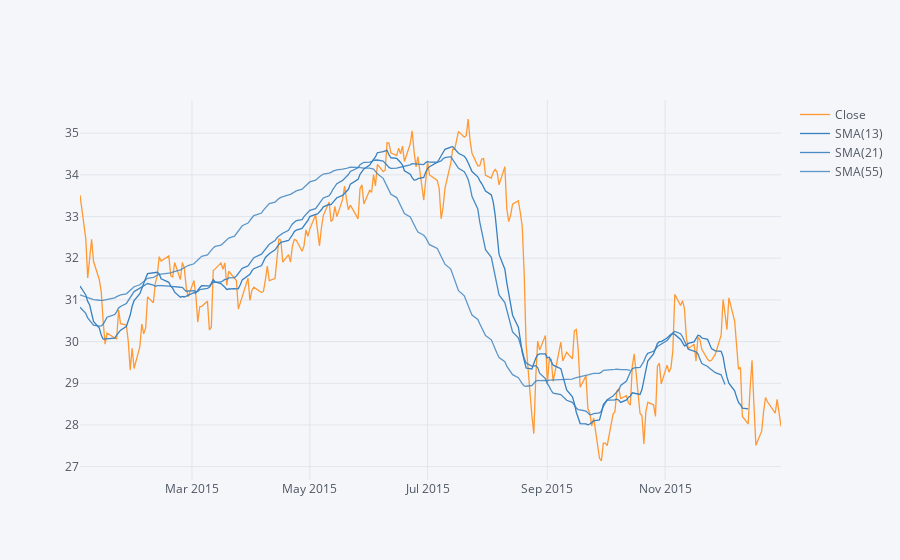

Notebook cell for this chart:
### Code cell
MS['Close'][MS.index.year == 2015].ta_plot(study='sma',periods=[13,21,55],title='Simple Moving Averages')

### Figure 1 — Plotly figure (JSON) as saved in the notebook; plotly's stock layout.template omitted (floating-point values rounded to 4 significant figures; data arrays with more than 128 entries replaced by an {"elided": "..."} marker saying what was removed)
{"data": [{"line": {"color": "rgba(255, 153, 51, 1.0)", "dash": "solid", "shape": "linear", "width": 1.3}, "mode": "lines", "name": "Close", "text": "", "type": "scatter", "x": {"elided": "252 str values"}, "y": {"elided": "252 float values"}}, {"line": {"color": "rgba(55, 128, 191, 1.0)", "dash": "solid", "shape": "linear", "width": 1.3}, "mode": "lines", "name": "SMA(13)", "text": "", "type": "scatter", "x": {"elided": "252 str values"}, "y": {"elided": "252 mixed values"}}, {"line": {"color": "rgba(55, 128, 191, 0.8999999999999999)", "dash": "solid", "shape": "linear", "width": 1.3}, "mode": "lines", "name": "SMA(21)", "text": "", "type": "scatter", "x": {"elided": "252 str values"}, "y": {"elided": "252 mixed values"}}, {"line": {"color": "rgba(55, 128, 191, 0.7999999999999998)", "dash": "solid", "shape": "linear", "width": 1.3}, "mode": "lines", "name": "SMA(55)", "text": "", "type": "scatter", "x": {"elided": "252 str values"}, "y": {"elided": "252 mixed values"}}], "layout": {"legend": {"bgcolor": "#F5F6F9", "font": {"color": "#4D5663"}}, "paper_bgcolor": "#F5F6F9", "plot_bgcolor": "#F5F6F9", "title": {"font": {"color": "#4D5663"}}, "xaxis": {"gridcolor": "#E1E5ED", "showgrid": true, "tickfont": {"color": "#4D5663"}, "title": {"font": {"color": "#4D5663"}, "text": ""}, "zerolinecolor": "#E1E5ED"}, "yaxis": {"gridcolor": "#E1E5ED", "showgrid": true, "tickfont": {"color": "#4D5663"}, "title": {"font": {"color": "#4D5663"}, "text": ""}, "zerolinecolor": "#E1E5ED"}}}
